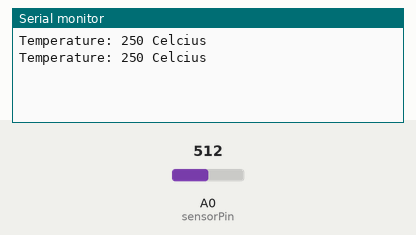
This sketch was run on a simulated Arduino Uno, built with avr-gcc and run on an emulated ATmega328P. On the bench: the last lines printed to the serial monitor. The inputs (shaded band) are chosen by the test bench; at power-on: A0 (sensorPin) = 512.

Above: at 5.8 s.
5.9 s: A0 (sensorPin) set to 716
At 10.7 s:
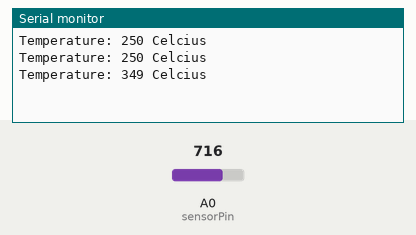
11.9 s: A0 (sensorPin) set to 900
At 15.7 s:
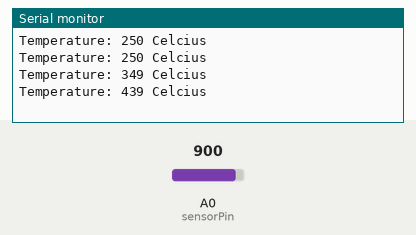
Timing chart, 0 to 17.2 s (numbered marks = the images above; inputs shaded):
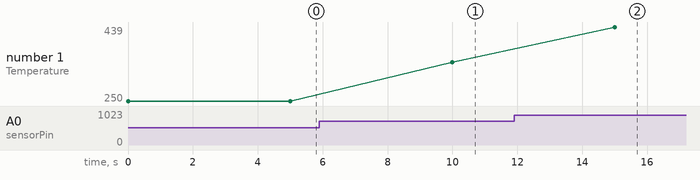

Measured:
- after the input at 5.9 s, the serial monitor: prints a new line after 4.1 s (image 1)
- after the input at 11.9 s, the serial monitor: prints a new line after 3.1 s (image 2)
- plotted number 1: 250 → 349 after the input at 5.9 s, 349 → 439 after the input at 11.9 s

The sketch:

TemperatureSensor.ino
```cpp
//  Analog Input - Temperature

int sensorPin = A0;    // select the input pin for the sensor
int valueTemp;

void setup() {
  Serial.begin(9600);
}

void loop() {
  // read the value from the sensor:
  valueTemp = analogRead(sensorPin);
  valueTemp = (5.0 * valueTemp * 100.0)/1024.0;
  Serial.print("Temperature: ");
  Serial.print(valueTemp);
  Serial.println(" Celcius");
  delay(5000);

}
```
